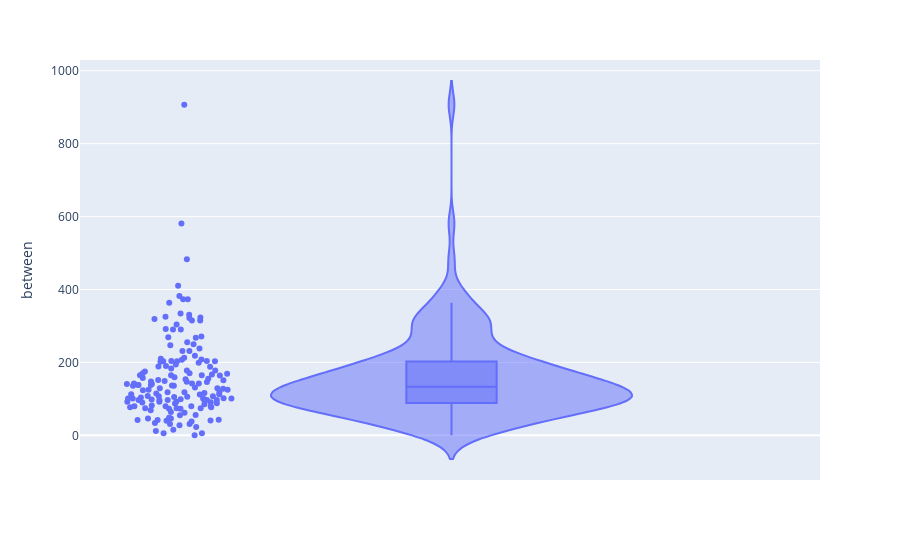

This figure's notebook cell:
### Code cell
fig = px.violin(df, y="between", box=True, points='all')
fig.show()

### Figure 1 — Plotly figure (JSON) as saved in the notebook; plotly's stock layout.template omitted (floating-point values rounded to 4 significant figures; data arrays with more than 128 entries replaced by an {"elided": "..."} marker saying what was removed)
{"data": [{"alignmentgroup": "True", "box": {"visible": true}, "hovertemplate": "between=%{y}<extra></extra>", "legendgroup": "", "marker": {"color": "#636efa"}, "name": "", "offsetgroup": "", "orientation": "v", "points": "all", "scalegroup": "True", "showlegend": false, "type": "violin", "x0": " ", "xaxis": "x", "y": {"elided": "156 int values"}, "y0": " ", "yaxis": "y"}], "layout": {"legend": {"tracegroupgap": 0}, "margin": {"t": 60}, "violinmode": "group", "xaxis": {"anchor": "y", "domain": [0, 1]}, "yaxis": {"anchor": "x", "domain": [0, 1], "title": {"text": "between"}}}}
